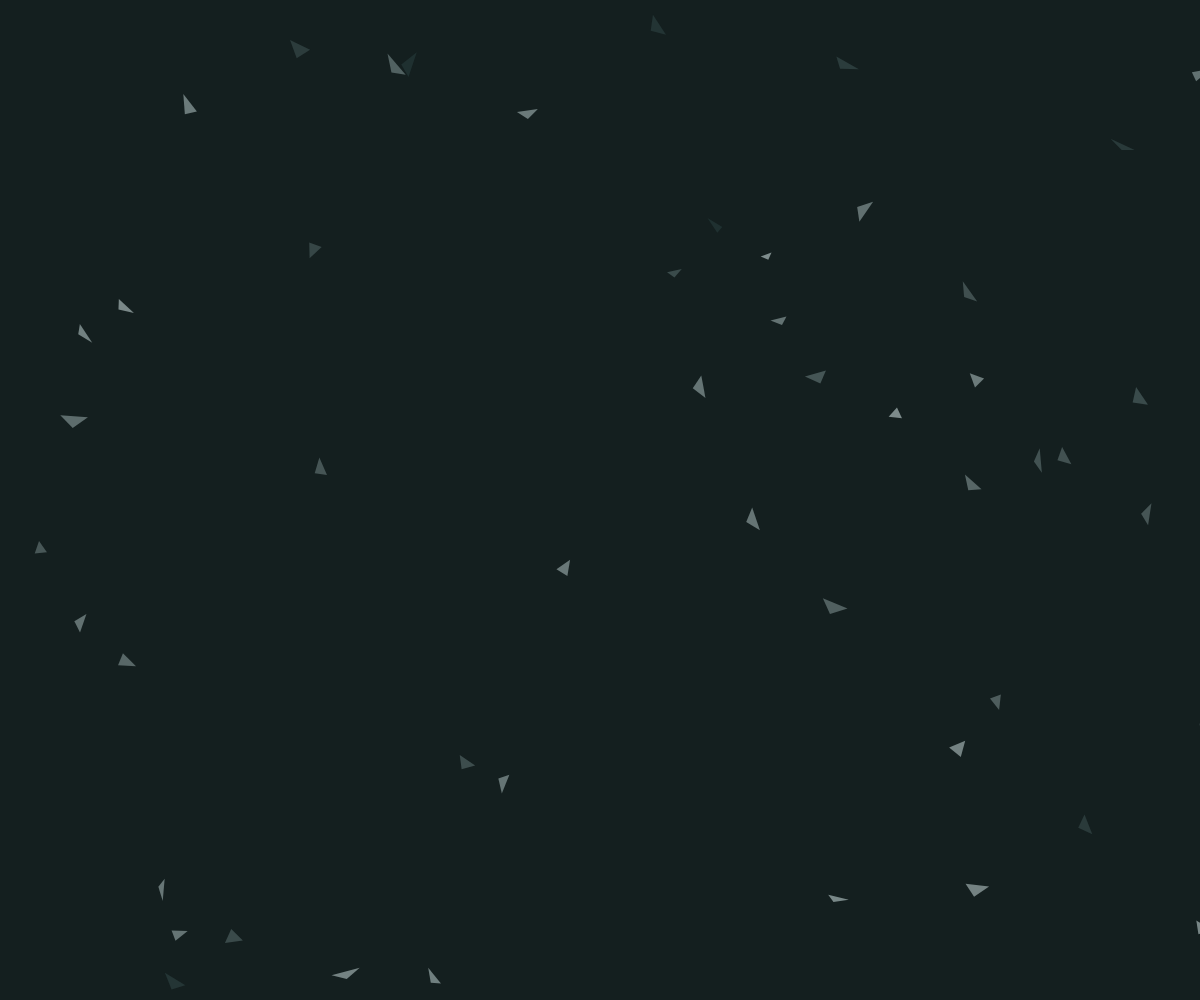
Frame 1 (no input)
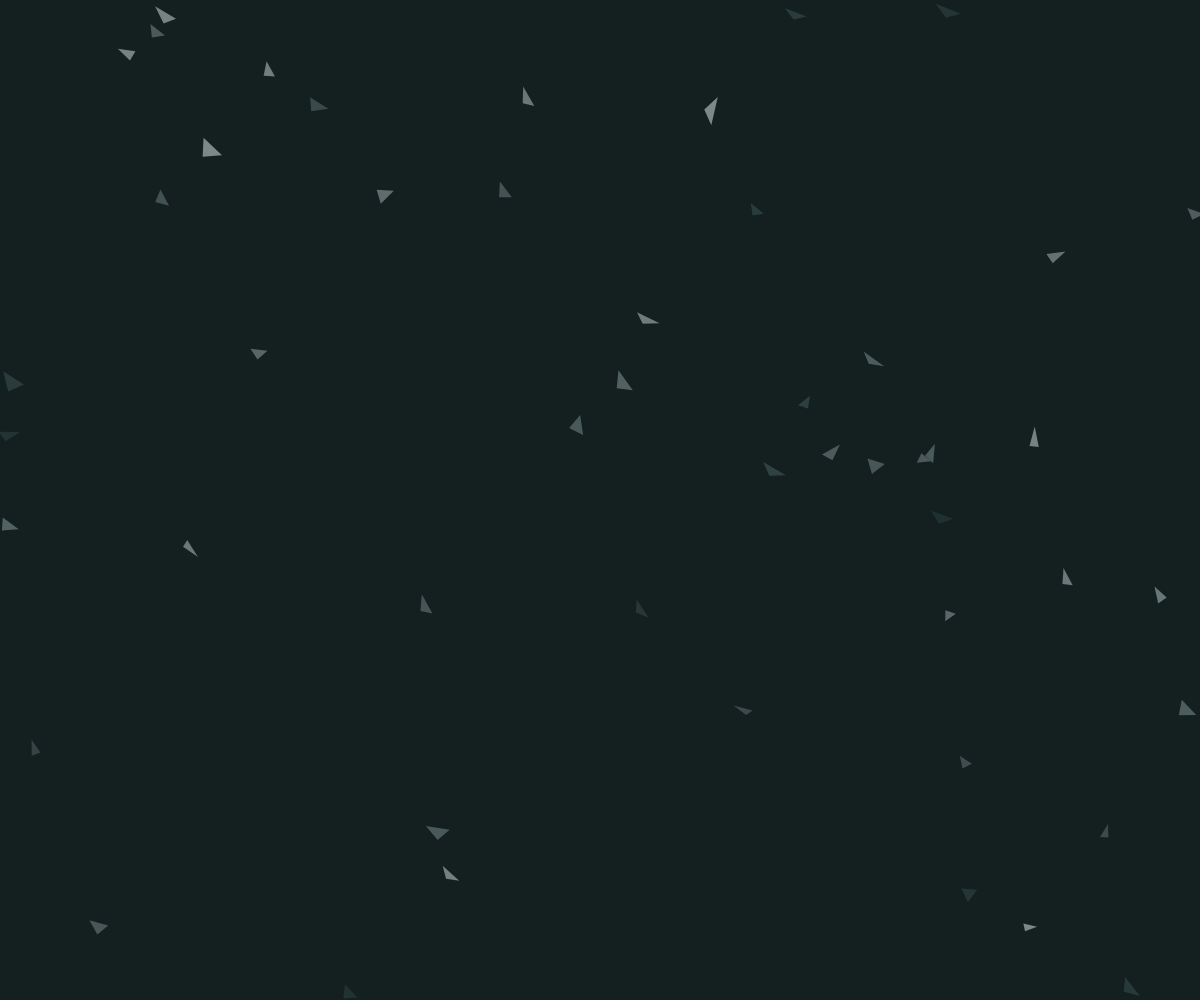
Frame 60 (no input)
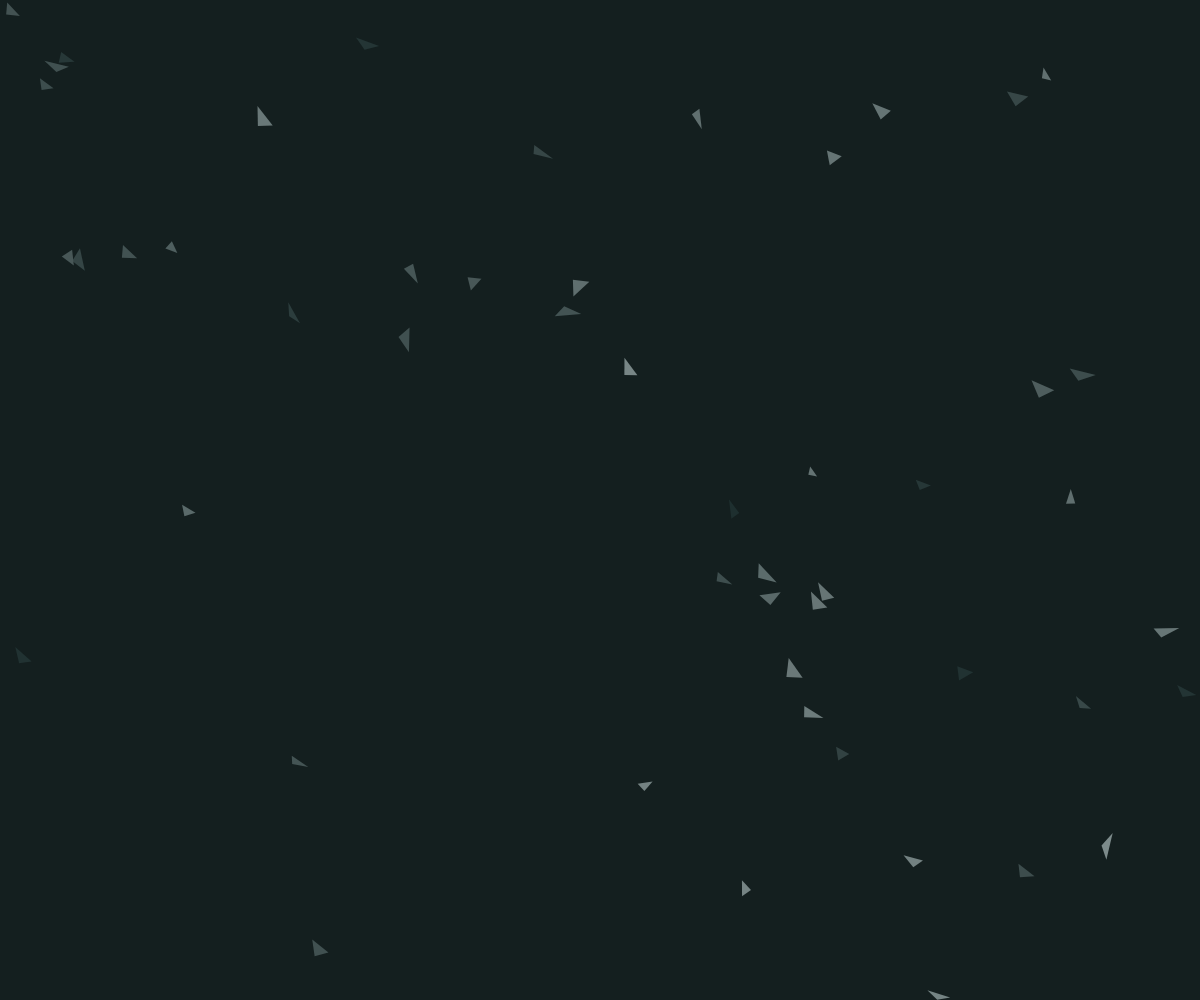
Frame 120 (the mouse pressed at the canvas centre since frame 60)

The p5.js sketch that drew these frames (run headless with seeded random() and noise() and a simulated clock; from frame 60 on, the mouse is pressed at the canvas centre):

// p5.js sketch
// ── sketch.js
var w = window.innerWidth;
var h = window.innerHeight;
var blobs = [];
var ffield;
var res = 5;

function mousePressed() {
    blobs.push(new Blob(mouseX, mouseY));
}

function setup() {
    createCanvas(w, h);

    ffield = new FlowField(res);
    for (var i = 0; i < 50; i++) {
        blobs[i] = new Blob(random(width), random(height));
    }
}

function draw() {

    background(20, 31, 31);


    for (var i = 0; i < blobs.length; i++) {
        blobs[i].scroll();
        blobs[i].follow(ffield);
        //blobs[i].arrive(createVector(mouseX, mouseY));
        blobs[i].flee(createVector(mouseX, mouseY));
        //blobs[i].avoid(blobs);
        blobs[i].update();
        blobs[i].show();
    }
    //console.log(blobs[0].lerpv);
}
// ── Blob.js
function Blob(x, y) {
    this.pos = createVector(x, y);
    this.vel = createVector(0, 0);
    this.acc = createVector(0, 0);
    this.maxSp = random(2, 5);
    this.maxF = 0.1;
    this.lerpv = random(1);
}

Blob.prototype.avoid = function(blobs) {
    var neighb = [];
    for (var i = 0; i < blobs.lenght; i++) {
        var d = p5.Vector.dist(this.pos, blobs[i].pos);
        if (d > 0 && d < 15) {
            var diff = p5.Vector.sub(this.pos, blobs[i].pos);
            diff.normalize();
            diff.div(d);
            neighb.push(diff);
        }
    }
    var vec = createVector(0, 0);
    for (var i = 0; i < neighb.lenght; i++) {
        vec.add(neighb[i]);
    }
    if (neighb.lenght) {
        vec.div(neighb.lenght)
        vec.normalize();
        vec.mult(maxSp);
        vec = p5.Vector.sub(vec, this.vel);
        vec.limit(maxF);
        applyF(vec);
    }
}

Blob.prototype.show = function() {
    push();
    var cola = color(30, 47, 47);
    var colb = color(224, 235, 235);
    if (this.lerpv >= 0.50) {
        var temp = cola;
        cola = colb;
        colb = temp;
    }
    var lc = lerpColor(cola, colb, this.lerpv);
    fill(lc);
    noStroke();

    translate(this.pos.x, this.pos.y);
    var a = this.vel.heading();
    rotate(a);
    beginShape();
    vertex(0, 0);
    vertex(random(-5, -15), random(5, 15));
    vertex(random(-5, -15), random(-5, -15));
    endShape(CLOSE);
    pop();
    this.lerpv = (this.lerpv + 0.01) % 1;
}

Blob.prototype.update = function() {
    this.pos.add(this.vel);
    this.vel.add(this.acc);
    this.acc.mult(0);
}

Blob.prototype.seek = function(target) {
    var desired = p5.Vector.sub(target, this.pos);
    desired.setMag(this.maxSp);
    var steer = p5.Vector.sub(desired, this.vel);
    steer.limit(this.maxF);
    this.applyF(steer);
}

Blob.prototype.flee = function(target) {
    if (p5.Vector.dist(this.pos, target) < 150) {
        var desired = p5.Vector.sub(target, this.pos);
        desired.setMag(this.maxSp);
        desired.mult(-1);
        var steer = p5.Vector.sub(desired, this.vel);
        steer.limit(this.maxF*3);
        this.applyF(steer);
    }
}

Blob.prototype.arrive = function(target) {
    var desired = p5.Vector.sub(target, this.pos);
    var d = p5.Vector.dist(this.pos, target);
    if (d < 150) {
        var speed = map(d, 0, 150, 0, this.maxSp);
        desired.setMag(speed);
    } else {
        desired.setMag(this.maxSp);
    }
    var steer = p5.Vector.sub(desired, this.vel);
    steer.limit(this.maxF);
    this.applyF(steer);
}

Blob.prototype.scroll = function() {
    if (this.pos.x > width) {
        this.pos.x = 0;
    } else if (this.pos.y > height) {
        this.pos.y = 0;
    } else if (this.pos.x < 0) {
        this.pos.x = width;
    } else if (this.pos.y < 0) {
        this.pos.y = height;
    }
}

Blob.prototype.follow = function(field) {
    var desired = field.lookup(this.pos);
    desired.setMag(this.maxSp);
    var steer = p5.Vector.sub(desired, this.vel);
    steer.limit(this.maxF);
    this.applyF(steer);
}

Blob.prototype.applyF = function(f) {
    this.acc.add(f);
}

// ── FlowField.js
function FlowField(res) {
    this.field = []
    this.w = width / res;
    this.h = height / res;
    this.res = res;

    var yoff = 0.0;
    for (var y = 0; y < this.h; y++) {
        var xoff = 0.0;
        for (var x = 0; x < this.w; x++) {
            var ind = x + y * this.w;
            var theta = map(noise(xoff, yoff), 0, 1, 0, TWO_PI);
            this.field[ind] = p5.Vector.fromAngle(theta - PI * 0.25);
            xoff += 0.1;
        }
        yoff += 0.1;
    }
}

FlowField.prototype.lookup = function(pos) {
    var x = floor(constrain(pos.x / this.res, 0, this.w - 1));
    var y = floor(constrain(pos.y / this.res, 0, this.h - 1));
    return this.field[x + y * this.w].copy();
}
